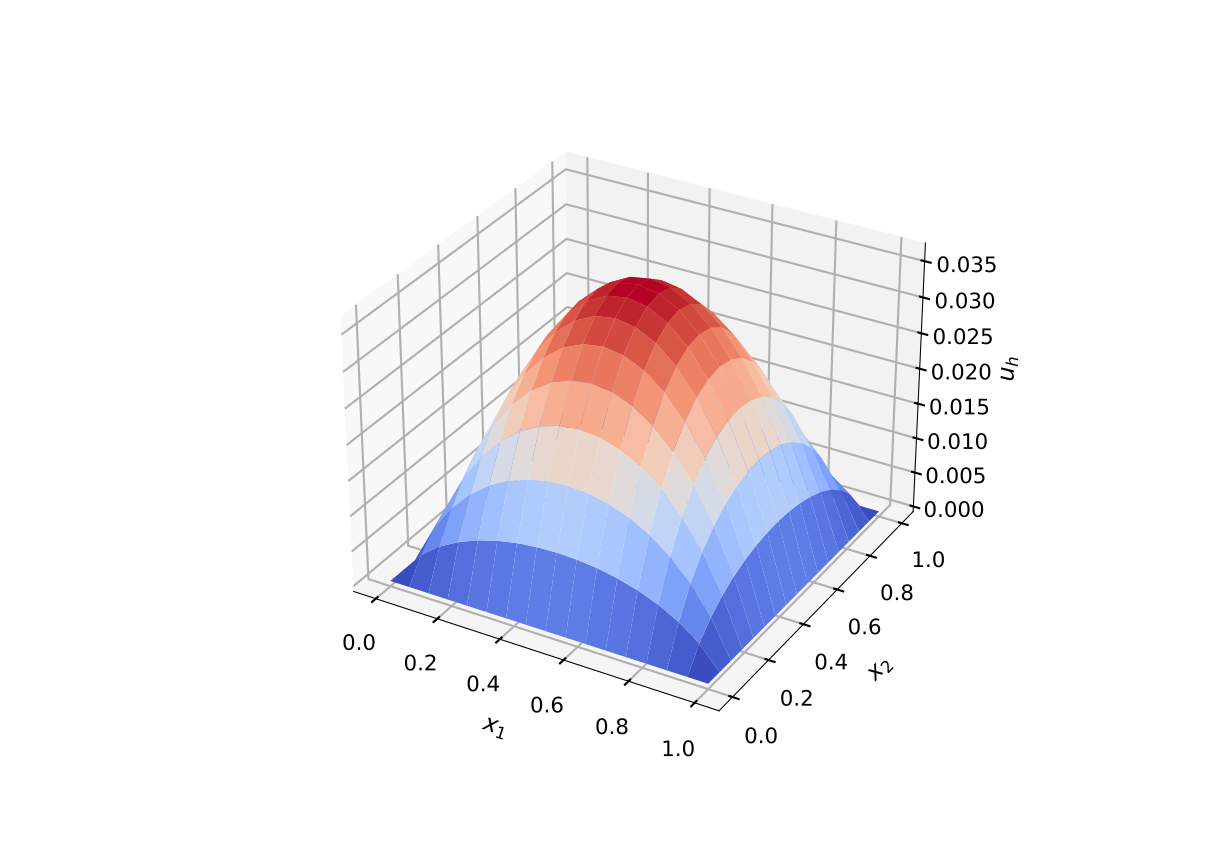

Reproduce this figure in Python.

# This notebook, like the [one-dimensional finite element](https://djps.github.io/docs/numericalanalysis22/notebooks/1dfem/) example is based on an example from Chapter 2 of [An Introduction to Computational Stochastic PDEs](https://www.cambridge.org/gb/academic/subjects/mathematics/differential-and-integral-equations-dynamical-systems-and-co/introduction-computational-stochastic-pdes?format=PB&isbn=9780521728522).
#
# The matrices assembled have few non-zero entries, so rather than store all entries in the matrix, only the non-zero values and there locations are stored. For this [compressed sparse column matrices](https://scipy-lectures.org/advanced/scipy_sparse/csc_matrix.html) are used, but this is an implementational detail.
#
# First import the necessary libraries

import numpy as np
import scipy
from scipy import sparse
from scipy.sparse import linalg
import matplotlib
from matplotlib import cm
import matplotlib.pyplot as plt
plt.style.use('seaborn-v0_8-poster')


# Consider the partial differential equation
#
# \begin{equation}
# - \nabla \cdot \left( a(x) \nabla u \left(x\right) \right) = f\left(x\right) \quad x \in \Omega
# \end{equation}
#
# where $a(x) > 0$ for all $x \in \Omega$, and with boundary conditions
#
# \begin{equation}
# u = g(x) \quad x \in \partial\Omega.
# \end{equation}
#
# Label the boundary vertices _after_ the interior vertices, thus construct a solution of the form
#
# \begin{equation}
# w(x) = \sum_{i=1}^{J} w_i \phi_i(x) + \sum_{i=J+1}^{J+J_b} w_i \phi_i(x)
# \end{equation}
#
# so, by definition let the solution take the form,
#
# \begin{equation}
# w(x) = w_0(x) + w_g (x)
# \end{equation}
#
# as $w_0$ is zero on the boundary, the values on the boundary are determined by $w_g$.
#
# Fix the values as
#
# \begin{equation}
# w_B(x) = \left( w_{J+1}, \ldots, w_{J+J_b} \right)^T
# \end{equation}
#
# where the values of $w_B$ are interpolated as
#
# \begin{equation}
# w_i \left(x \right) = g \left( x_i \right) \quad \mbox{for} \quad i=J+1,\ldots,J+J_b.
# \end{equation}
#
# So the finite element approximation is given by
#
# \begin{equation}
# u_h(x) = \sum_{i=1}^{J}u_i \phi_i(x) + \sum_{i=J+1}^{J+J_b} w_i \phi_i(x)
# \end{equation}
#
# Substituting this into the weak form equation yields
#
# \begin{equation}
# \sum_{i=1}^{J} u_i a\left( \phi_i, \phi_j \right) = \left(f,\phi_j \right) - \sum_{i=J+1}^{J+J_b} w_i a\left( \phi_i(x), \phi_j(x) \right) \quad \mbox{for} \quad j=1,\ldots,J.
# \end{equation}
#
# For a linear basis function, the linear system is sparse and can be partition into interior and boundary parts
#
# \begin{equation}
# A = \left(
# \begin{array}{cc}
# A_{II} & A_{IB} \\
# A_{BI} & A_{BB} \end{array} \right) \quad \mbox{and} \quad b = \left( \begin{array}{c} b_I, & b_B \end{array} \right)^T.
# \end{equation}
#
# So that the governing equation for the unknown interior values can be written as
#
# \begin{equation}
# A_{II} u_I = b_I - A_{IB} w_B.
# \end{equation}
#
# Consider the local piecewise basis functions associated with the reference triangle as
#
# \begin{equation}
# \psi_1(x) = 1-s-t, \quad \psi_2(x) = s \quad \mbox{and} \quad \psi_3(x) = t. \label{eq:local}
# \end{equation}
#
# where
# \begin{equation}
# \phi_p^k\left( x\left(s,t\right), y\left(s,t\right) \right) = \psi_p\left(s,t\right) \quad p=1,2,3.
# \end{equation}
#
# Then the solution takes the form
#
# \begin{align}
# x(s,t) & = x_1^k \psi_1 + x_2^k \psi_2 + x_3^k \psi_3, \\
# y(s,t) & = y_1^k \psi_1 + y_2^k \psi_2 + y_3^k \psi_3.
# \end{align}
#
# The Jacobian between the two frames is given by
#
# \begin{equation}
# J = \left( \begin{array}{cc}
# \dfrac{\partial x}{\partial s} & \dfrac{\partial y}{\partial s} \\
# \dfrac{\partial x}{\partial t} & \dfrac{\partial y}{\partial t} \end{array} \right).
# \end{equation}
#
# Thus, for the local basis functions given above, the Jacobian and inverse are given by
#
# \begin{equation}
# J = \left( \begin{array}{cc}
# x_2 - x_1 & y_2 - y_1 \\
# x_3 - x_1 & y_3 - y_1 \end{array} \right)
# \end{equation}
#
# and
#
# \begin{equation}
# J^{-1} = \dfrac{1}{|J|} \left( \begin{array}{cc}
# y_3 - y_1 & y_1 - y_2 \\
# x_1 - x_3 & x_2 - x_1 \end{array} \right)
# \end{equation}
#
# where the determinant of the Jacobian is given by
#
# \begin{equation}
# |J| = \left( x_2 - x_1 \right)\left( y_3 - y_1 \right) - \left( y_2 - y_1 \right) \left( x_3 - x_1 \right).
# \end{equation}
#
# Next create a uniform mesh on a square domain between $(x_0,x_1)$ with $N$ elements on the line. Thus $N+1$ vertices on the line, so that there are $(N+1)^2$ vertices in the domain.
#
# * `uniform_mesh_info` : this creates the uniform mesh. It returns
#     * the $x$ and $y$ locations of the vertices as `xv` and `yv` and
#     * the array `elt2vert` this takes the label of element and returns the labels of the vertices of that element,
#     * as well as the number of vertices `nvtx`, number of elements `ne` and the step size `h`.
# * `get_jac_info` : computes the Jacobian matrix and it's inverse.
# * `get_elt_arrays2D` : computes the matrix $A$ and the vector $b$ for the governing equation.
# * `two_dimensional_linear_FEM` : assembles and computes the solution

# In[ ]:


def uniform_mesh_info(x0, x1, N):
    """
    Create a uniform square mesh of right angle triangles
    """
    h = 1 / N
    x = np.linspace(x0, x1, N+1);
    y = np.copy(x)

    # co-ordinates of vertices
    xv, yv = np.meshgrid(x, y)
    xv = xv.ravel()
    yv = yv.ravel()

    # N squared
    n2 = N * N

    # number of vertices
    nvtx = (N+1) * (N+1)

    # number of elements as each square is divided into two
    ne = 2 * n2

    # global vertex labels of individual elements
    elt2vert = np.zeros((ne,3), dtype='int')

    vv = np.reshape(np.arange(0,nvtx), (N+1,N+1), order='F')

    v1 = vv[0:N,0:N]
    v2 = vv[1:,0:N]
    v3 = vv[0:N,1:]

    elt2vert[0:n2,:] = np.vstack((v1.ravel(),
                                v2.ravel(),
                                v3.ravel())).T

    v1 = vv[1:,1:]
    elt2vert[n2:,:] = np.vstack((v1.ravel(),
                               v3.ravel(),
                               v2.ravel())).T

    # plot mesh
    plt.axis('equal')
    plt.triplot(xv.ravel(), yv.ravel(), elt2vert, 'k-')
    plt.xlabel(r'$x_1$')
    plt.ylabel(r'$x_2$')

    return xv, yv, elt2vert, nvtx, ne, h


def get_jac_info(xv, yv, ne, elt2vert):
    """
    Computes the global jacobian and it's inverse
    """

    # allocate memory
    Jks    = np.zeros((ne,2,2))
    invJks = np.zeros((ne,2,2))

    # all vertices of all elements
    x1 = xv[elt2vert[:,0]]
    x2 = xv[elt2vert[:,1]]
    x3 = xv[elt2vert[:,2]]
    y1 = yv[elt2vert[:,0]]
    y2 = yv[elt2vert[:,1]]
    y3 = yv[elt2vert[:,2]]

    # Jacobian
    Jks[:,0,0] = x2 - x1
    Jks[:,0,1] = y2 - y1
    Jks[:,1,0] = x3 - x1
    Jks[:,1,1] = y3 - y1

    # determinant
    detJks = Jks[:,0,0] * Jks[:,1,1] - Jks[:,0,1] * Jks[:,1,0]

    # inverse
    invJks[:,0,0] = (y3 - y1) / detJks
    invJks[:,0,1] = (y1 - y2) / detJks
    invJks[:,1,0] = (x1 - x3) / detJks
    invJks[:,1,1] = (x2 - x1) / detJks

    return Jks, invJks, detJks

def get_elt_arrays2D(xv, yv, invJks, detJks, ne, elt2vert, a, f):
    """
    computes element arrays for piecewise linear elements
    """
    bks = np.zeros((ne, 3))
    Aks = np.zeros((ne, 3, 3))
    dpsi_ds = np.array([-1, 1, 0])
    dpsi_dt = np.array([-1, 0, 1])
    for i in range(3):
        for j in range(3):
            grad = np.array([[dpsi_ds[i], dpsi_ds[j]],
                             [dpsi_dt[i], dpsi_dt[j]]])
            v1 = np.dot(np.squeeze([invJks[:,0,0:2]]), grad)
            v2 = np.dot(np.squeeze([invJks[:,1,0:2]]), grad)
            tmp1 = detJks * (np.prod(v1,1) + np.prod(v2,1))
            Aks[:,i,j] = Aks[:,i,j] + a * tmp1 / 2.0
        bks[:,i] = bks[:,i] + f * detJks / 6.0
    return Aks, bks


def two_dimensional_linear_FEM(ns, xv, yv, elt2vert, x0, x1, nvtx, ne, h, a, f):
    """
    computes solution
    """

    # get jacobian, inverse and determinant from mesh
    Jks, invJks, detJks = get_jac_info(xv, yv, ne, elt2vert)

    # get local matrix and vector
    Aks, bks = get_elt_arrays2D(xv, yv, invJks, detJks, ne, elt2vert, a, f)

    # assemble A
    A = sparse.csc_matrix((nvtx, nvtx))
    A = sum(sparse.csc_matrix((Aks[:,row_no,col_no], (elt2vert[:,row_no],elt2vert[:,col_no])),
                               (nvtx,nvtx))
              for row_no in range(3)  for col_no in range(3))

    # assemble b
    b = np.zeros(nvtx)
    for row_no in range(3):
        nrow    = elt2vert[:, row_no]
        b[nrow] = b[nrow] + bks[:, row_no]

    # get discrete Dirichlet boundary data by finding vertices on boundary and then the interior nodes
    # boundary nodes
    b_nodes = np.squeeze(np.hstack((np.where(xv == x0), np.where(xv == x1), np.where(yv == x0), np.where(yv == x1))))

    # interior nodes
    int_nodes = np.ones(nvtx, dtype='bool')
    int_nodes[b_nodes] = False
    int_nodes = np.squeeze(int_nodes)

    # interior values of right hand side vector
    b_int = np.squeeze(b[int_nodes])
    # apply boundary condition on right hand side
    A_ib = A[int_nodes, :]
    A_ib = A_ib[:, b_nodes]
    # interpolate for boundary values
    w_B = g_eval(xv[b_nodes], yv[b_nodes])
    rhs = b_int - A_ib.dot(w_B)

    # interior matrix
    A_int = A[int_nodes,:]
    A_int = A_int[:, int_nodes]

    # solve linear system for unknown values u
    u_int = sparse.linalg.spsolve(A_int, rhs)

    # combine with boundary data for full solution
    uh = np.zeros(nvtx)
    uh[int_nodes] = u_int
    uh[b_nodes]   = w_B

    # plotting
    plt.style.use('seaborn-v0_8-poster')
    fig1 = plt.figure()
    m = ns + 1
    ax1 = fig1.add_subplot(1, 1, 1, projection='3d')
    surf = ax1.plot_surface(xv.reshape((m,m)), yv.reshape((m,m)), uh.reshape((m,m)), rstride=1,
                            cstride=1, cmap=cm.coolwarm,
                            linewidth=0, antialiased=False)
    ax1.set_zlabel(r'$u_h$')
    ax1.set_xlabel(r'$x_1$')
    ax1.set_ylabel(r'$x_2$')
    ax1.xaxis.labelpad=20
    ax1.yaxis.labelpad=20
    ax1.zaxis.labelpad=20

    plt.savefig('2dfem.svg', backend='svg', transparent=True)

    plt.show()

    return u_int, A_int, rhs


# Allocate memory for a function $g$ which interpolates the boundary values, which is $g=0$ given in this example as
def g_eval(x, y):
    g = np.zeros(x.shape)
    return g

ns = 16
x0 = 0.0
x1 = 1.0
xv, yv, elt2vert, nvtx, ne, h = uniform_mesh_info(x0, x1, ns)

u_int, A_int, rhs = two_dimensional_linear_FEM(ns, xv, yv, elt2vert, x0, x1, nvtx, ne, h, np.ones(ne), np.ones(ne))
